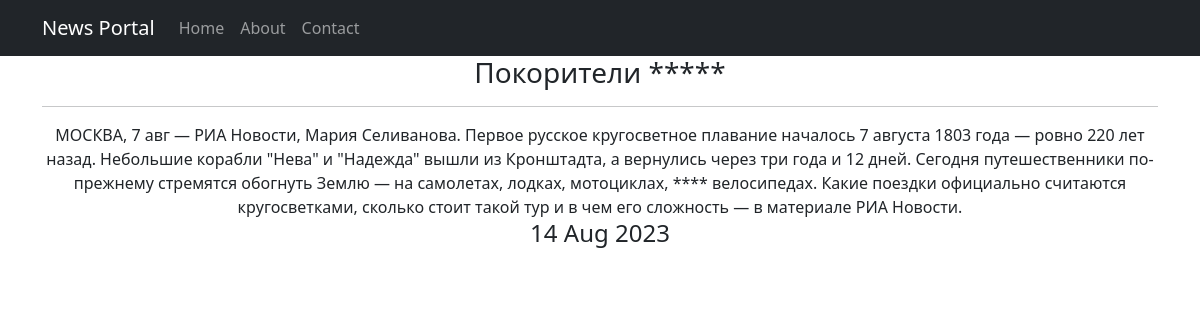
/news/3/, run on the app's committed database.
### news/models.py (models this page shows, shortened)
class Post(models.Model):
    author = models.ForeignKey(Author, on_delete=models.CASCADE)
    NEWS = 'NW'
    ARTICLE = 'AR'
    CATEGORY_CHOICES = (
        (NEWS, 'Новость'),
        (ARTICLE, 'Статья'),
    )
    category_type = models.CharField(max_length=2, choices=CATEGORY_CHOICES)
    date_creation = models.DateTimeField(auto_now_add=True, )
    post_category = models.ManyToManyField(Category, through='PostCategory')
    title = models.CharField(max_length=54)
    text = models.TextField()
    rating = models.SmallIntegerField(default=0)

### news/views.py (the view)
# urls.py: path('<int:pk>/', PostDetailView.as_view()),
class PostDetailView(DetailView):
    model = Post
    template_name = 'news/index.html'
    context_object_name = 'article'
    def get_context_data(self, **kwargs):
        context = super().get_context_data(**kwargs)
        return context

### news/templatetags/filter_cenz.py (called while the page is built)
@register.filter()
def censor(value):
    for i in CENSOR_WORDS:
        value = value.replace(i, "*" * len(i))
    return f'{value}'

### news/templates/news/index.html (shortened to what this page needs)
{% extends 'news/default.html' %}
{% load filter_cenz %}
{% block content %}
<h3>{{ article.title | censor }}</h3>
<hr
<h>{{ article.text | censor }}</h>
<h4>{{ article.date_creation | date:'d M Y' }}</h4>
{% endblock content %}

### data on the page
Post: title|censor "Покорители *****", text|censor "МОСКВА, 7 авг — РИА Новости, Мария Селиванова. Первое русское кругосветное плавание началось 7 августа 1803 года — ровно 220 лет назад. Небольшие корабли \"Нева\" и \"Надежда\" вышли из Кронштадта, а вернулись через три года и 12 дней. Сегодня путешественники по-прежнему стремятся обогнуть Землю — на самолетах, лодках, мотоциклах, **** велосипедах. Какие поездки официально считаются кругосветками, сколько стоит такой тур и в чем его сложность — в материале РИА Новости.", date_creation "14 Aug 2023"
